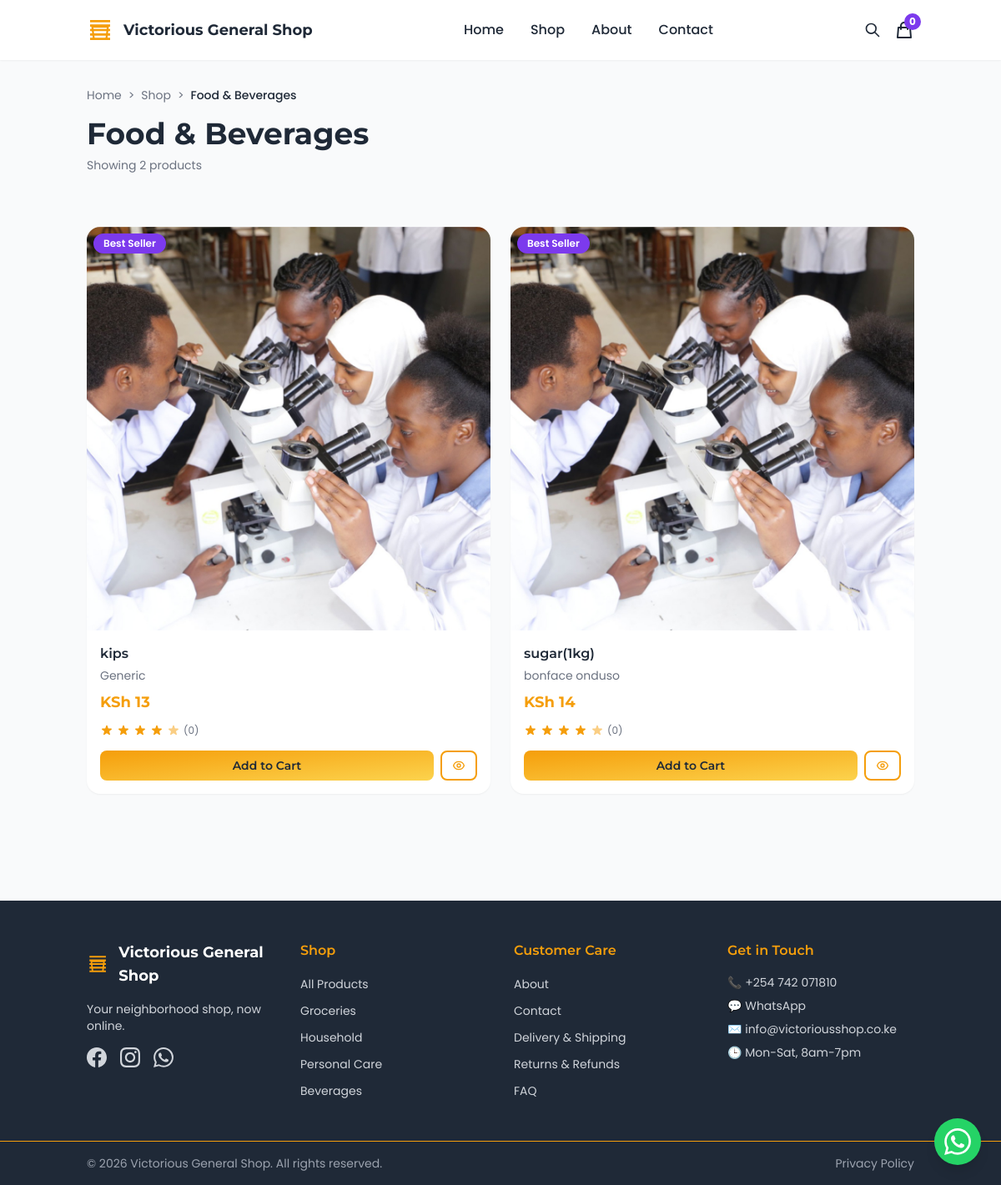
The page /public/shop.php?category=food---beverages on the database its author committed.
### tables this page shows
CREATE TABLE `products` (
  `id` varchar(36) NOT NULL,
  `barcode` varchar(50) DEFAULT NULL,
  `qr_code` varchar(100) DEFAULT NULL,
  `sku` varchar(50) NOT NULL,
  `name` varchar(255) NOT NULL,
  `category_id` varchar(36) DEFAULT NULL,
  `buying_price` decimal(12,2) NOT NULL DEFAULT '0.00',
  `selling_price` decimal(12,2) NOT NULL DEFAULT '0.00',
  `wholesale_price` decimal(12,2) NOT NULL DEFAULT '0.00',
  `current_stock` int NOT NULL DEFAULT '0',
  `minimum_stock` int NOT NULL DEFAULT '0',
  `preferred_order_quantity` int NOT NULL DEFAULT '0',
  `tax_rate` decimal(6,2) NOT NULL DEFAULT '0.00',
  `discount` decimal(6,2) NOT NULL DEFAULT '0.00',
  `supplier_id` varchar(36) DEFAULT NULL,
  `description` text,
  `image_path` varchar(500) DEFAULT NULL,
  `unit` varchar(20) NOT NULL DEFAULT 'pcs',
  `status` varchar(20) NOT NULL DEFAULT 'active',
  `track_expiry` tinyint(1) NOT NULL DEFAULT '0',
  `sync_status` varchar(20) NOT NULL DEFAULT 'SYNCED',
  `version` bigint NOT NULL DEFAULT '1',
  `created_at` datetime NOT NULL DEFAULT CURRENT_TIMESTAMP,
  `updated_at` datetime NOT NULL DEFAULT CURRENT_TIMESTAMP ON UPDATE CURRENT_TIMESTAMP,
  `deleted_at` datetime DEFAULT NULL
);

CREATE TABLE `suppliers` (
  `id` varchar(36) NOT NULL,
  `name` varchar(150) NOT NULL,
  `phone` varchar(30) DEFAULT NULL,
  `email` varchar(150) DEFAULT NULL,
  `address` text,
  `balance` decimal(12,2) NOT NULL DEFAULT '0.00',
  `sync_status` varchar(20) NOT NULL DEFAULT 'SYNCED',
  `created_at` datetime NOT NULL DEFAULT CURRENT_TIMESTAMP,
  `updated_at` datetime NOT NULL DEFAULT CURRENT_TIMESTAMP ON UPDATE CURRENT_TIMESTAMP,
  `deleted_at` datetime DEFAULT NULL
);

### public_html/data/categories-data.php (called while the page is built, shortened)
<?php
function fetchCategoriesFromDatabase() {
    $pdo = getDbConnection();
    $sql = "SELECT * FROM categories WHERE deleted_at IS NULL ORDER BY name ASC";
    $stmt = $pdo->prepare($sql);
    $stmt->execute();
    $dbCategories = $stmt->fetchAll();
    $categories = [];
    $iconMap = [
        'household' => '🏠',
        'general' => '📦',
        'food' => '🍔',
        'food & beverages' => '🍔',
        'clothing' => '👕',
        'electronics' => '📱',
        'default' => '📦'
    ];
    foreach ($dbCategories as $category) {
        $slug = strtolower(preg_replace('/[^a-zA-Z0-9-]/', '-', $category['name']));
        $icon = '📦';
        $categoryNameLower = strtolower($category['name']);
        foreach ($iconMap as $key => $value) {
            if (strpos($categoryNameLower, $key) !== false) {
                $icon = $value;
                break;
            }
        }
        $categories[] = [
            'slug' => $slug,
            'name' => $category['name'],
            'icon' => $icon,
            'image' => '/assets/images/categories/' . $slug . '.jpg',
            'id' => $category['id'],
            'description' => $category['description']
        ];
    }
    return $categories;
}
$shop_categories = fetchCategoriesFromDatabase();
function shop_get_category_by_slug($slug) {
    global $shop_categories;
    foreach ($shop_categories as $category) {
        if ($category['slug'] === $slug) {
            return $category;
        }
    }
    return null;
}

### public_html/data/products-data.php (called while the page is built, shortened)
<?php
function fetchProductsFromDatabase() {
    $pdo = getDbConnection();
    $sql = "SELECT
                p.*,
                c.name as category_name,
                c.id as category_id,
                s.name as supplier_name
            FROM products p
            LEFT JOIN categories c ON p.category_id = c.id
            LEFT JOIN suppliers s ON p.supplier_id = s.id
            WHERE p.deleted_at IS NULL
            ORDER BY p.created_at DESC";
    $stmt = $pdo->prepare($sql);
    $stmt->execute();
    $dbProducts = $stmt->fetchAll();
    $products = [];
    foreach ($dbProducts as $product) {
        $slug = !empty($product['sku']) ? strtolower(preg_replace('/[^a-zA-Z0-9-]/', '-', $product['sku']))
                : strtolower(preg_replace('/[^a-zA-Z0-9-]/', '-', $product['name']));
        $categorySlug = !empty($product['category_name']) ? strtolower(preg_replace('/[^a-zA-Z0-9-]/', '-', $product['category_name'])) : 'uncategorized';
        $products[] = [
            'slug' => $slug,
            'category' => $categorySlug,
            'name' => $product['name'],
            'brand' => $product['supplier_name'] ?? 'Generic',
            'price' => (float) $product['selling_price'],
            'compare_price' => !empty($product['wholesale_price']) && $product['wholesale_price'] > $product['selling_price']
                ? (float) $product['wholesale_price']
                : null,
            'unit' => $product['unit'] ?? 'pcs',
            'stock' => (int) $product['current_stock'],
            'description' => $product['description'] ?? '',
            'image' => !empty($product['image_path']) ? '/' . $product['image_path'] : '/assets/product-images/SampleProduct.png',
            'featured' => $product['status'] === 'active',
            'rating' => 4.5,
            'review_count' => 0,
            'sku' => $product['sku'],
            'barcode' => $product['barcode'],
            'buying_price' => (float) $product['buying_price'],
            'tax_rate' => (float) $product['tax_rate'],
            'discount' => (float) $product['discount']
        ];
    }
    return $products;
}
$shop_products = fetchProductsFromDatabase();
function shop_get_products($categorySlug = null) {
    global $shop_products;
    return array_filter($shop_products, function($product) use ($categorySlug) {
        return $product['category'] === $categorySlug;
    });
}

### public_html/public/shop.php (the view, shortened to what this page needs)
<?php
require_once '../data/categories-data.php';
require_once '../data/products-data.php';
$selectedCategory = isset($_GET['category']) ? $_GET['category'] : null;
$searchQuery = isset($_GET['search']) ? trim($_GET['search']) : '';
$currentPage = isset($_GET['page']) ? max(1, intval($_GET['page'])) : 1;
$itemsPerPage = 12;
if (!empty($searchQuery)) {
    $products = shop_search_products($searchQuery);
    if ($selectedCategory) {
        $products = array_filter($products, function($product) use ($selectedCategory) {
            return $product['category'] === $selectedCategory;
        });
        $products = array_values($products);
    }
} elseif ($selectedCategory) {
    $products = shop_get_products($selectedCategory);
    $products = array_values($products);
} else {
    $products = shop_get_products();
}
$totalProducts = count($products);
$totalPages = ceil($totalProducts / $itemsPerPage);
$currentPage = min($currentPage, max(1, $totalPages));
$offset = ($currentPage - 1) * $itemsPerPage;
$displayProducts = array_slice($products, $offset, $itemsPerPage);
$categoryName = null;
if ($selectedCategory) {
    $categoryData = shop_get_category_by_slug($selectedCategory);
    if ($categoryData) {
        $categoryName = $categoryData['name'];
    }
}
include '../includes/header.php';
?>
<div x-data="{ filtersOpen: false }">
<section class="bg-surface-gray py-8">
    <div class="container mx-auto px-4">
        <nav class="mb-4">
            <ol class="flex items-center space-x-2 text-sm font-body text-gray-500">
                <li><a href="index.php" class="hover:text-primary-gold">Home</a></li>
                <li>&gt;</li>
                <li><a href="shop.php" class="hover:text-primary-gold">Shop</a></li>
                <?php if ($categoryName): ?>
                    <li>&gt;</li>
                    <li class="text-charcoal font-medium"><?php echo htmlspecialchars($categoryName); ?></li>
                <?php endif; ?>
            </ol>
        </nav>
        <h1 class="font-heading font-bold text-charcoal text-3xl md:text-4xl mb-2">
            <?php
            if ($categoryName) {
                echo htmlspecialchars($categoryName);
            } elseif (!empty($searchQuery)) {
                echo 'Search Results: "' . htmlspecialchars($searchQuery) . '"';
            } else {
                echo 'Shop All Products';
            }
            ?>
        </h1>
        <p class="font-body text-gray-500 text-sm">
            Showing <?php echo number_format($totalProducts); ?> product<?php echo $totalProducts !== 1 ? 's' : ''; ?>
        </p>
    </div>
</section>
<section class="bg-surface-gray py-8">
    <div class="container mx-auto px-4">
        <div class="flex flex-col lg:flex-row gap-8">
            <main class="flex-1">
                <?php if (count($displayProducts) === 0): ?>
                    <div class="bg-neutral-white rounded-2xl shadow-sm p-12 text-center">
                        <svg class="w-24 h-24 text-gray-300 mx-auto mb-4" fill="currentColor" viewBox="0 0 24 24">
                            <path d="M21 16V8a2 2 0 00-1-1.73l-7-4a2 2 0 00-2 0l-7 4A2 2 0 003 8v8a2 2 0 001 1.73l7 4a2 2 0 002 0l7-4A2 2 0 0021 16z"/>
                            <path d="M12 12m-3 0a3 3 0 1 0 6 0a3 3 0 1 0-6 0" opacity="0.3"/>
                        </svg>
                        <h3 class="font-heading font-semibold text-charcoal text-lg mb-2">No products found</h3>
                        <p class="font-body text-gray-500 text-sm mb-6">Try adjusting your search or filters</p>
                        <a href="shop.php" class="inline-block bg-gradient-to-br from-primary-gold to-gold-light text-charcoal px-6 py-3 rounded-full font-heading font-semibold transition-transform hover:scale-105">
                            Clear Filters
                        </a>
                    </div>
                <?php else: ?>
                    <div class="grid grid-cols-1 md:grid-cols-2 xl:grid-cols-3 gap-6 mb-8">
                        <?php foreach ($displayProducts as $product): ?>
                            <div class="bg-neutral-white rounded-2xl shadow-sm hover:shadow-md transition-all hover:-translate-y-1 overflow-hidden">
                                <a href="product.php?slug=<?php echo htmlspecialchars($product['slug']); ?>" class="block">
                                    <div class="relative aspect-square bg-gray-100 overflow-hidden">
                                        <img src="<?php echo htmlspecialchars($product['image']); ?>"
                                             alt="<?php echo htmlspecialchars($product['name']); ?>"
                                             class="w-full h-full object-cover hover:scale-105 transition-transform duration-300"
                                             onerror="this.src='/assets/product-images/SampleProduct.png'">
                                        <?php if ($product['featured']): ?>
                                            <span class="absolute top-2 left-2 bg-accent-violet text-neutral-white text-xs font-body font-semibold px-3 py-1 rounded-full">
                                                Best Seller
                                            </span>
                                        <?php endif; ?>
                                    </div>
                                </a>
                                <div class="p-4">
                                    <a href="product.php?slug=<?php echo htmlspecialchars($product['slug']); ?>">
                                        <h3 class="font-heading font-semibold text-charcoal text-sm md:text-base line-clamp-2 mb-1 hover:text-primary-gold transition-colors">
                                            <?php echo htmlspecialchars($product['name']); ?>
                                        </h3>
                                    </a>
                                    <p class="font-body text-gray-500 text-xs md:text-sm mb-2">
                                        <?php echo htmlspecialchars($product['brand']); ?>
                                    </p>
                                    <div class="mb-3">
                                        <span class="font-heading font-bold text-primary-gold text-lg">
                                            KSh <?php echo number_format($product['price']); ?>
                                        </span>
                                    </div>
                                    <div class="flex items-center space-x-1 mb-4">
                                        <span class="font-body text-gray-500 text-xs ml-1">(<?php echo $product['review_count']; ?>)</span>
                                    </div>
                                    <div class="flex gap-2">
                                        <?php if ($product['stock'] > 0): ?>
                                            <button class="add-to-cart-btn flex-1 bg-gradient-to-br from-primary-gold to-gold-light text-charcoal font-heading font-semibold text-sm py-2 px-4 rounded-lg transition-transform hover:scale-105"
                                                    data-product-slug="<?php echo htmlspecialchars($product['slug']); ?>">
                                                Add to Cart
                                            </button>
                                            <a href="product.php?slug=<?php echo htmlspecialchars($product['slug']); ?>"
                                               class="flex items-center justify-center px-3 py-2 border-2 border-primary-gold text-primary-gold rounded-lg hover:bg-primary-gold hover:text-charcoal transition-colors"
                                               title="View Details">
                                            </a>
                                        <?php else: ?>
                                            <button disabled class="w-full bg-gray-300 text-gray-500 font-heading font-semibold text-sm py-2 px-4 rounded-lg cursor-not-allowed">
                                                Out of Stock
                                            </button>
                                        <?php endif; ?>
                                    </div>
                                </div>
                            </div>
                        <?php endforeach; ?>
                    </div>
                <?php endif; ?>
            </main>
        </div>
    </div>
</section>
</div>
<?php include '../includes/footer.php'; ?>

### public_html/includes/header.php (style rules this page uses)
body { font-family: 'Poppins', sans-serif; }
h1, h2, h3, h4, h5, h6 { font-family: 'Montserrat', sans-serif; }

### rows shown on the page
products: name "kips", brand "Generic", price "13", track_expiry "0"
products: name "sugar(1kg)", supplier.name "bonface onduso", price "14", track_expiry "0"

### other values the page prints
$categoryName "Food & Beverages"
$totalProducts "2"
